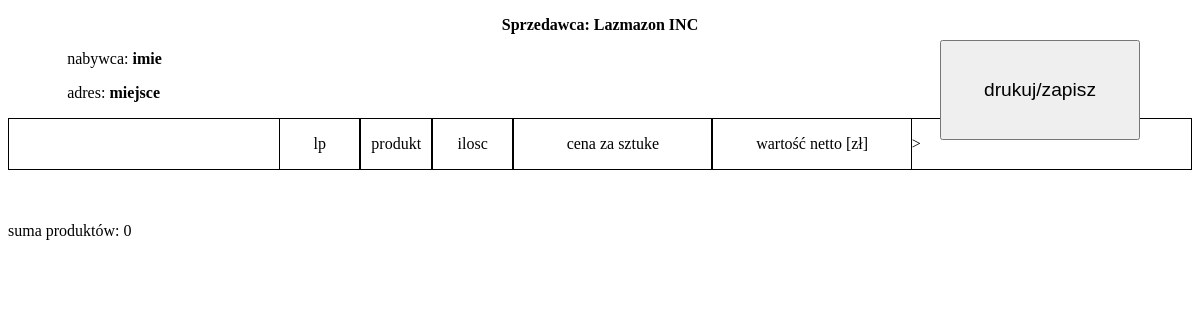
/faktura.php?id=18 (signed in), run on an earlier commit of the app's database.
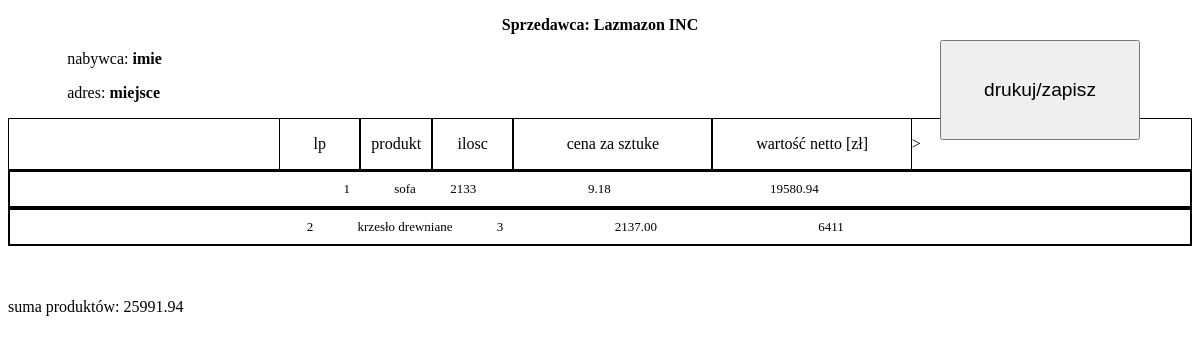
And on a later commit of the database.
### tables this page shows
CREATE TABLE `zamuwienia` (
  `zamuwienie_id` int(11) NOT NULL,
  `produkt_id` int(11) NOT NULL,
  `ilosc` int(10) UNSIGNED NOT NULL,
  `main` int(11) NOT NULL
);

CREATE TABLE `produkt` (
  `produkt_id` int(11) NOT NULL,
  `nazwa` varchar(100) NOT NULL,
  `cena` decimal(12,2) UNSIGNED NOT NULL,
  `cala_cena` decimal(15,2) UNSIGNED NOT NULL,
  `ilosc` int(11) UNSIGNED NOT NULL,
  `img_id` int(11) DEFAULT NULL,
  `promocja` decimal(5,0) UNSIGNED NOT NULL,
  `opis` text NOT NULL,
  `kategoria_id` int(11) NOT NULL
);

### faktura.php (the view, shortened to what this page needs)
<!DOCTYPE html>
<html lang="en">
<head>
</head>
<body>
    <?php
        $connect=@new mysqli('localhost','root','','lamazon');
    ?>
    <button id="convertButton">drukuj/zapisz</button>
    <center>
        <div class="sprzedawca">
            <p id="sprzedawca"><b>Sprzedawca: Lazmazon INC </b></p>
        </div>
    </center>
    <div class="tab">
        <?php
        $osoby = "SELECT * FROM `zamuwienie`";
        $wynik = $connect->query($osoby)->fetch_assoc();
        echo "<p>nabywca:  <b>{$wynik["imie"]}</b></p>
        <p>adres:  <b>{$wynik["adres"]}</b></p>";
        ?>
    </div>
    <div id="dane">
        <div class="legenda">
            <p id="counter"> lp </p>
            <p id="produkt"> produkt </p>
            <p id="ilosc"> ilosc </p>
            <p id="cena"> cena za sztuke</p>
            <p id="net"> wartość netto [zł]</p>>
        </div>
        <?php
        $sql = "SELECT * FROM `zamuwienia` JOIN produkt USING(produkt_id) WHERE zamuwienie_id = {$_GET["id"]}";
        $count = 1;
        $suma = 0;
        $query = $connect->query($sql);
        while($row = $query->fetch_assoc()){
            $cena = $row["cala_cena"] * $row["ilosc"];
            echo"<div class='uslugi'>
                <p id='counter'> {$count} </p>
                <p id='produkt'> {$row["nazwa"]} </p>
                <p id='ilosc'> {$row["ilosc"]} </p>
                <p id='cena'> {$row["cala_cena"]}</p>
                <p id='net'> {$cena}</p>
            </div> ";
            $count++;
            $suma += $cena;
        }
        ?>
    </div>
    <br><br>
    <p>suma produktów: <?php echo $suma ?></p>
</body>
</html>

What changed in the data, as far as the page shows it:
added zamuwienia: produkt.nazwa "sofa", produkt.ilosc "2133", produkt.cala_cena "9.18", produkt.ilosc "19580.94"
added zamuwienia: produkt.nazwa "krzesło drewniane", produkt.ilosc "3", produkt.cala_cena "2137.00", produkt.ilosc "6411"
Also different on the page:
$suma: "0" → "25991.94"
